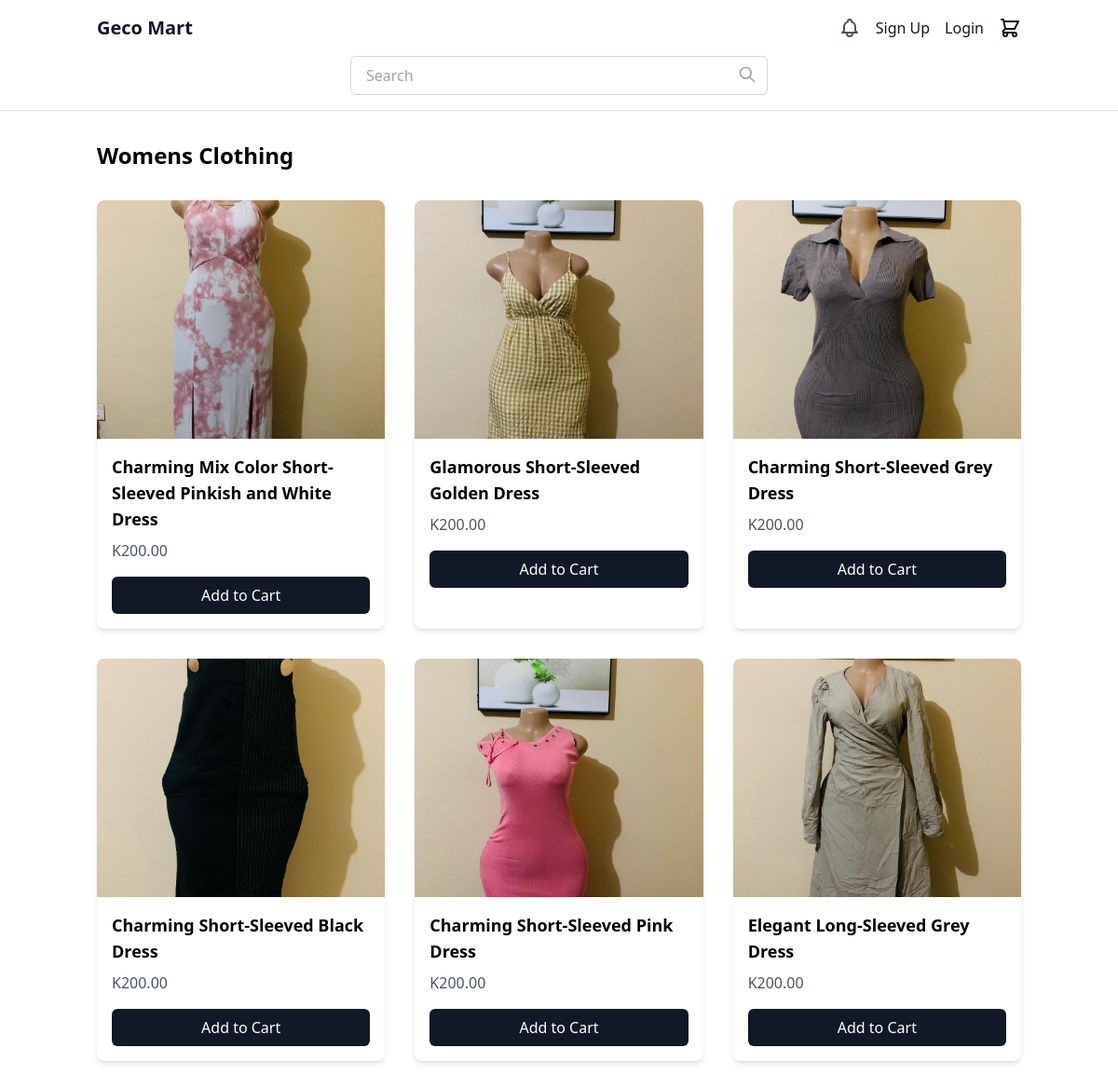
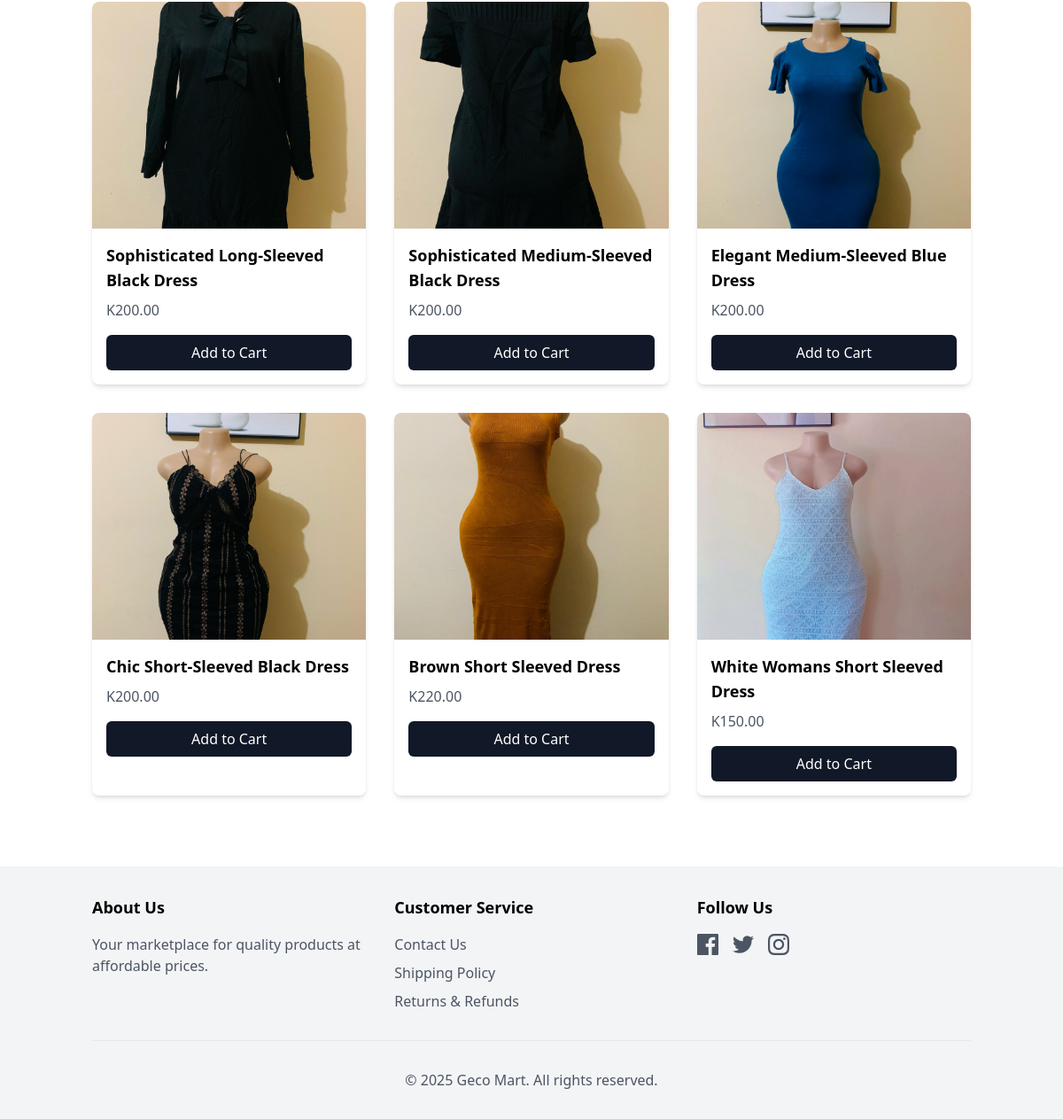
Screenshot of /category/womens-clothing/ with the database file from the repository (2 pictures, top to bottom).
### store/models.py (models this page shows, shortened)
class Category(models.Model):
    name = models.CharField(max_length=100)
    slug = models.SlugField(unique=True)
    image = models.ImageField(upload_to='categories/', blank=True, null=True)
    class Meta:
        verbose_name_plural = 'Categories'

class Product(models.Model):
    name = models.CharField(max_length=200)
    slug = models.SlugField(unique=True)
    category = models.ForeignKey(Category, on_delete=models.CASCADE, related_name='products')
    store = models.ForeignKey(Store, on_delete=models.CASCADE, related_name='products')  # Link to Store
    description = models.TextField(blank=True)
    price = models.DecimalField(max_digits=10, decimal_places=2)
    image = models.ImageField(upload_to='products/')
    stock = models.PositiveIntegerField(default=1)
    available = models.BooleanField(default=True)
    created = models.DateTimeField(auto_now_add=True)
    updated = models.DateTimeField(auto_now=True)
    class Meta:
        ordering = ['-created']

### store/views.py (the view)
# urls.py: path('category/<slug:slug>/', views.category_detail, name='category_detail'),
def category_detail(request, slug):
    category = get_object_or_404(Category, slug=slug)
    products = category.products.filter(available=True)
    return render(request, 'category_detail.html', {
        'category': category,
        'products': products
    })

### store/context_processors.py (called while the page is built)
def cart_processor(request):
    cart = get_or_create_cart(request)
    return {'cart': cart}

### store/models.py (called while the page is built)
    @property
    def item_count(self):
        return sum(item.quantity for item in self.items.all())

### theme/templates/category_detail.html (shortened to what this page needs)
{% extends 'base.html' %}
{% block content %}
<div class="mb-8">
    <h1 class="text-2xl font-bold">{{ category.name }}</h1>
</div>
<div class="grid grid-cols-1 md:grid-cols-3 gap-8">
    {% for product in products %}
    <div class="bg-white rounded-lg overflow-hidden shadow-md">
        <a href="{% url 'product_detail' product.slug %}">
            {% if product.image %}
            <img src="{{ product.image.url }}" alt="{{ product.name }}" class="w-full h-64 object-cover">
            {% else %}
            <img src="/placeholder.svg?height=300&width=400" alt="{{ product.name }}" class="w-full h-64 object-cover">
            {% endif %}
            <div class="p-4">
                <h2 class="text-lg font-semibold">{{ product.name }}</h2>
                <p class="text-gray-600 mt-2">K{{ product.price }}</p>
                <div class="mt-4">
                    <form action="{% url 'add_to_cart' product.id %}" method="post" class="flex">
                        <button type="submit" class="bg-gray-900 text-white px-4 py-2 rounded-md hover:bg-gray-800 w-full">Add to Cart</button>
                    </form>
                </div>
            </div>
        </a>
    </div>
    {% empty %}
    <div class="col-span-3 text-center py-12">
        <p class="text-gray-500">No products available in this category.</p>
    </div>
    {% endfor %}
</div>
{% endblock %}

### rows the page displays
Category: name "Womens Clothing"
Product: image (picture), name "Charming Mix Color Short-Sleeved Pinkish and White Dress", price "200.00"
Product: image (picture), name "Glamorous Short-Sleeved Golden Dress", price "200.00"
Product: image (picture), name "Charming Short-Sleeved Grey Dress", price "200.00"
Product: image (picture), name "Charming Short-Sleeved Black Dress", price "200.00"
Product: image (picture), name "Charming Short-Sleeved Pink Dress", price "200.00"
Product: image (picture), name "Elegant Long-Sleeved Grey Dress", price "200.00"
Product: image (picture), name "Sophisticated Long-Sleeved Black Dress", price "200.00"
Product: image (picture), name "Sophisticated Medium-Sleeved Black Dress", price "200.00"
Product: image (picture), name "Elegant Medium-Sleeved Blue Dress", price "200.00"
Product: image (picture), name "Chic Short-Sleeved Black Dress", price "200.00"
Product: image (picture), name "Brown Short Sleeved Dress", price "220.00"
Product: image (picture), name "White Womans Short Sleeved Dress", price "150.00"
